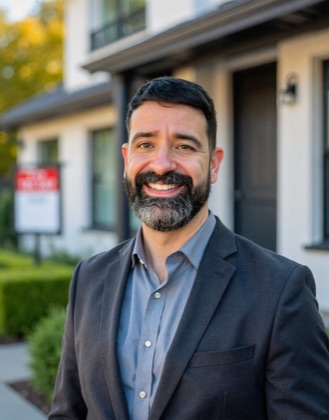
#> input picture templates/newsletter-assets/brian.jpg, 329 x 420 px
$ python sig_gif.py
#> lines starting #> are read from the running program, lines starting #| are printed output that depends on the picture; after the words box and inside, x2 and y2 are one past the last pixel; in counts of white or black regions, pixels touching at a corner belong together
#!/usr/bin/env python3
"""
sig_gif.py — animated circular headshot for Brian's email signature.

Free, local, no browser, no API. Pillow + numpy. Takes brian.jpg, circle-crops
it onto a Bone ground, and animates a brass shimmer highlight rotating once
around a brass ring. Frame 0 is a finished-looking clean ring (so Outlook, which
shows only a GIF's first frame, still looks right).

Output: site/sig/brian.gif  (deployed → https://olivetreeinv.io/sig/brian.gif)

Usage:
    python3 scripts/sig_gif.py            # build + self-check
    python3 scripts/sig_gif.py --out X    # custom output path
"""
from __future__ import annotations

import argparse
from pathlib import Path

import numpy as np
from PIL import Image, ImageOps

ROOT = Path(__file__).resolve().parent.parent
PHOTO = ROOT / "templates" / "newsletter-assets" / "brian.jpg"
OUT = ROOT / "site" / "sig" / "brian.gif"

BONE = (245, 242, 233)      # #F5F2E9 solid ground (dodges dark-mode inversion)
BRASS = np.array([183, 150, 90])    # #B7965A ring base
HILITE = np.array([238, 222, 186])  # lighter brass — the travelling shimmer

OUT_PX = 300        # served at 2x, displayed at 150px in the signature
N_FRAMES = 24       # ~2s per rotation at 90ms/frame
RING_W = 7          # ring thickness (px)
GAP = 5             # gap between photo edge and ring (px)
SIGMA = 0.55        # shimmer arc half-width (radians, ~32°)
SS = 2              # supersample for edge antialiasing


def _circle_photo(diameter: int) -> Image.Image:
    """brian.jpg center-cropped to a circle of the given diameter (RGBA)."""
#> called with diameter = 272
    photo = ImageOps.fit(Image.open(PHOTO).convert("RGB"), (diameter, diameter),
                         method=Image.LANCZOS, centering=(0.5, 0.42))
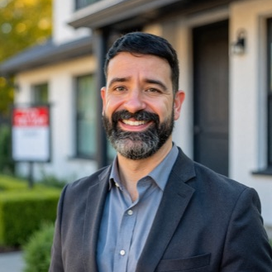
#> photo: PIL image 272x272 RGB; mean R, G, B 105.3, 106.3, 101.4
    mask = Image.new("L", (diameter * SS, diameter * SS), 0)
#> mask: PIL image 544x544 L; every value is 0
    from PIL import ImageDraw
    ImageDraw.Draw(mask).ellipse((0, 0, diameter * SS - 1, diameter * SS - 1), fill=255)
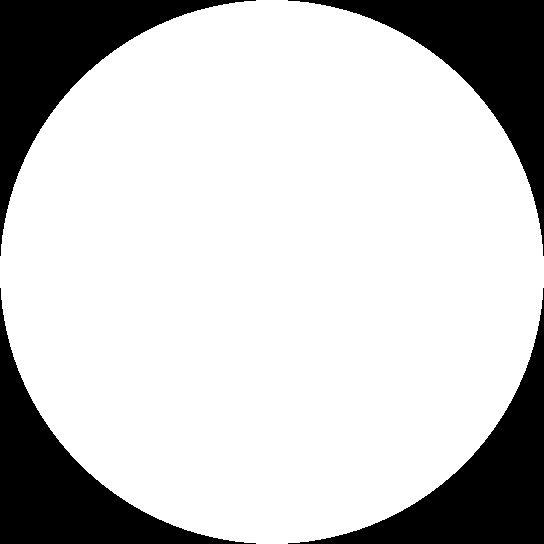
#> mask: PIL image 544x544 L; 78.5% white; 4 black regions, box (x1, y1, x2, y2) and area: (0, 0, 256, 256) 15904, (288, 0, 544, 256) 15904, (0, 288, 256, 544) 15904, (288, 288, 544, 544) 15904
    mask = mask.resize((diameter, diameter), Image.LANCZOS)  # AA edge
#> mask: PIL image 272x272 L
    photo = photo.convert("RGBA")
#> photo: PIL image 272x272 RGBA
    photo.putalpha(mask)
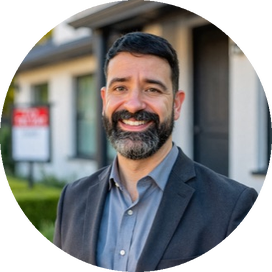
#> photo: PIL image 272x272 RGBA; mean R, G, B, A 105.3, 106.3, 101.4, 200.2; transparent parts drawn white
    return photo


def _ring_frame(theta: float) -> Image.Image:
    """One RGBA ring image with the shimmer highlight peaked at angle theta."""
    w = OUT_PX * SS
    c = w / 2
    r_out = c - 2 * SS
    r_in = r_out - RING_W * SS
    ys, xs = np.mgrid[0:w, 0:w]
    dx, dy = xs - c + 0.5, ys - c + 0.5
    rad = np.hypot(dx, dy)
    ang = np.arctan2(dy, dx)
    ring = (rad >= r_in) & (rad <= r_out)

    # wrapped angular distance to theta, then a gaussian shimmer bump 0..1
    d = np.angle(np.exp(1j * (ang - theta)))
    hi = np.exp(-(d / SIGMA) ** 2)
    color = BRASS + (HILITE - BRASS) * hi[..., None]  # (w,w,3)

    rgba = np.zeros((w, w, 4), np.uint8)
    rgba[..., :3] = np.clip(color, 0, 255).astype(np.uint8)
    rgba[..., 3] = np.where(ring, 255, 0).astype(np.uint8)
    img = Image.fromarray(rgba, "RGBA")
    return img.resize((OUT_PX, OUT_PX), Image.LANCZOS)  # AA edges


def build(out_path: Path) -> Path:
    out_path.parent.mkdir(parents=True, exist_ok=True)
    r_out = OUT_PX / 2 - 2
    photo_d = int((r_out - RING_W - GAP) * 2)
    photo = _circle_photo(photo_d)
    off = (OUT_PX - photo_d) // 2

    rgb = []
    for f in range(N_FRAMES):
        theta = 2 * np.pi * f / N_FRAMES
        base = Image.new("RGBA", (OUT_PX, OUT_PX), BONE + (255,))
        base.alpha_composite(photo, (off, off))
        base.alpha_composite(_ring_frame(theta))
        rgb.append(base.convert("RGB"))
#> this loop made 24 passes
#> pass 1, in build, `base = Image.new("RGBA", (OUT_PX, OUT_PX), BONE + (255,))`:
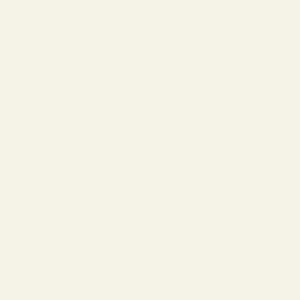
#> base: PIL image 300x300 RGBA; mean R, G, B, A 245, 242, 233, 255
#> pass 1, in _ring_frame, `img = Image.fromarray(rgba, "RGBA")`:
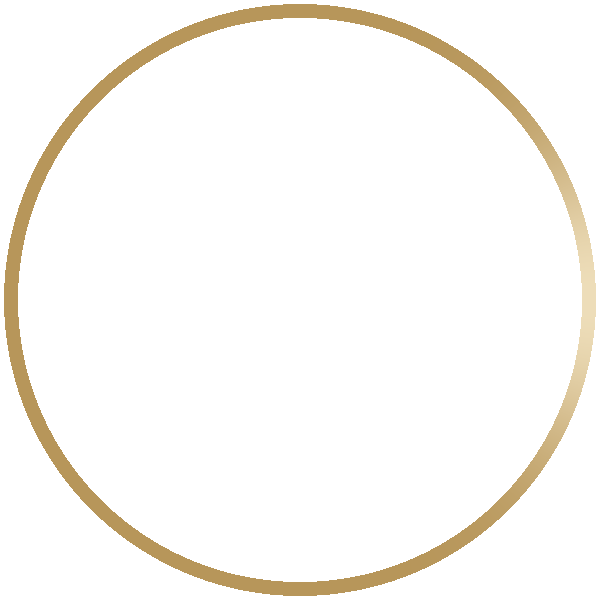
#> img: PIL image 600x600 RGBA; mean R, G, B, A 190.6, 160, 103.4, 18; transparent parts drawn white
#> after the loop:
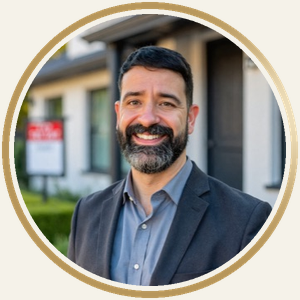
#> base: PIL image 300x300 RGBA; mean R, G, B, A 152.9, 150.4, 144.3, 255
#> after the loop, rgb = 24 items

    # one shared palette from frame 0 → only the ring pixels differ frame-to-frame,
    # so disposal=1 + optimize stores tiny diffs (the photo center is identical).
    pal = rgb[0].quantize(colors=128, method=Image.MEDIANCUT)
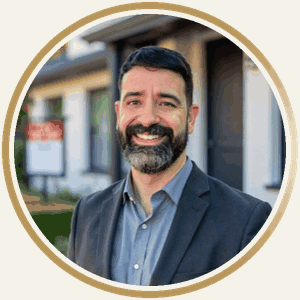
#> pal: PIL image 300x300 P; mean R, G, B 152.8, 150, 144.8
    frames = [f.quantize(palette=pal, dither=Image.NONE) for f in rgb]
#> frames = 24 items
    frames[0].save(out_path, save_all=True, append_images=frames[1:],
                   duration=90, loop=0, disposal=1, optimize=True)
    return out_path


def main() -> None:
    ap = argparse.ArgumentParser()
    ap.add_argument("--out", default=str(OUT))
    args = ap.parse_args()
    path = build(Path(args.out))

    # self-check: exists, animated, within a sane email ceiling
    kb = path.stat().st_size / 1024
    with Image.open(path) as im:
        n = getattr(im, "n_frames", 1)
#> n = 24
    assert path.exists(), "GIF not written"
    assert n > 1, f"not animated (n_frames={n})"
    assert kb < 600, f"GIF too heavy for email: {kb:.0f}KB"
    flag = "" if kb <= 250 else "  (over 250KB target — still ships)"
    print(f"✓ {path}  ·  {n} frames  ·  {kb:.0f}KB{flag}")
#| ✓ site/sig/brian.gif  ·  24 frames  ·  85KB


if __name__ == "__main__":
    main()
